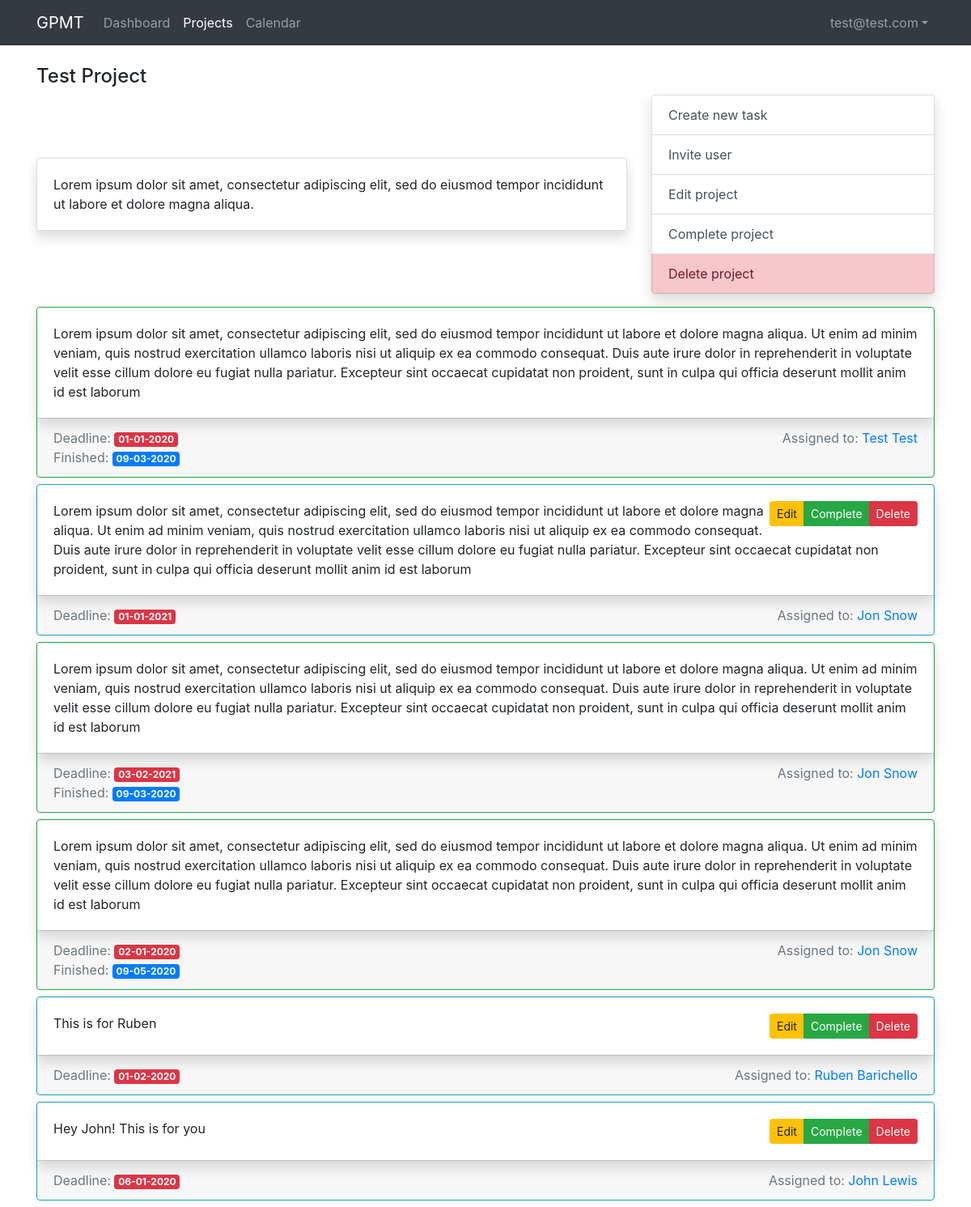
/project.php?id=3 (signed in), run on the app's committed database.
### tables this page shows
CREATE TABLE `users` (
  `id` int(11) NOT NULL AUTO_INCREMENT,
  `f_name` varchar(32) NOT NULL,
  `l_name` varchar(32) NOT NULL,
  `username` varchar(64) NOT NULL,
  `password` varchar(256) NOT NULL,
  `email` varchar(64) NOT NULL,
  `permissions` int(11) NOT NULL DEFAULT '0',
  PRIMARY KEY (`id`),
  UNIQUE KEY `email_UNIQUE` (`email`),
  UNIQUE KEY `username_UNIQUE` (`username`)
);

CREATE TABLE `projects` (
  `id` int(11) NOT NULL AUTO_INCREMENT,
  `title` varchar(64) NOT NULL,
  `description` text NOT NULL,
  `date_created` int(11) NOT NULL,
  `created_by` int(11) NOT NULL,
  `status` int(11) NOT NULL DEFAULT '0',
  PRIMARY KEY (`id`),
  KEY `created_by` (`created_by`),
  CONSTRAINT `projects_ibfk_1` FOREIGN KEY (`created_by`) REFERENCES `users` (`id`)
);

CREATE TABLE `tasks` (
  `id` int(11) NOT NULL AUTO_INCREMENT,
  `project_id` int(11) NOT NULL,
  `user_id` int(11) NOT NULL,
  `description` text NOT NULL,
  `deadline_date` int(11) NOT NULL,
  `complete_date` int(11) NOT NULL DEFAULT '0',
  `status` int(11) NOT NULL,
  PRIMARY KEY (`id`),
  KEY `project_id` (`project_id`),
  KEY `user_id` (`user_id`),
  CONSTRAINT `tasks_ibfk_1` FOREIGN KEY (`user_id`) REFERENCES `users` (`id`),
  CONSTRAINT `tasks_ibfk_2` FOREIGN KEY (`project_id`) REFERENCES `projects` (`id`)
);

### data/database.php (called while the page is built, shortened)
<?php
class DB
{
    private $link = null;
    public function __construct()
    {
        try {
            $this->link = new mysqli(DB_HOST, DB_USER, DB_PASS, DB_NAME);
            $this->link->set_charset("utf8");
        } catch (Exception $e) {
            die('Unable to connect to database');
        }
    }
    public function get_results($query, $object = false)
    {
        $results = $this->link->query($query);
        if ($this->link->error) {
            $this->log_db_errors($this->link->error, $query);
            return false;
        } else {
            $row = array();
            while ($r = (!$object) ? $results->fetch_assoc() : $results->fetch_object()) {
                $row[] = $r;
            }
            return $row;
        }
    }
    public function get_record($query)
    {
        $results = $this->get_results ($query, false);
        return $results != null ? $results[0] : null;
    }
}

### modules/user.php (called while the page is built, shortened)
<?php
require_once ( './data/database.php' );
function get_all_users(){
    $database = new DB();
    return $database->get_results( "SELECT id, f_name, l_name, username, email FROM users ORDER BY f_name ASC" );
}

### modules/projects.php (called while the page is built, shortened)
<?php
require_once './data/database.php';
require_once 'user.php';
function get_project($project_id){
    $database = new DB();
    return $database->get_record ('SELECT * FROM projects WHERE id = ' . $project_id);
}

### modules/tasks.php (called while the page is built, shortened)
<?php
require_once './data/database.php';
function get_tasks_by_project($project_id){
    $database = new DB();
    return $database->get_results ( "SELECT t.*, p.title project_title, p.description project_description, p.date_created project_created, p.status project_status, u.f_name, u.l_name, u.username
                                            FROM tasks t
                                                INNER JOIN projects p ON p.id = t.project_id
                                                INNER JOIN users u ON u.id = t.user_id
                                        	WHERE t.project_id =" . $project_id);
}

### project.php (the view, shortened to what this page needs)
<?php
require_once 'modules/projects.php';
require_once 'modules/tasks.php';
require_once 'modules/user.php';
$user = $_SESSION[ "user" ];
$users = get_all_users ();
$project = null;
$tasks = null;
if (isset( $_GET[ 'id' ] )) {
    $project_id = $_GET[ 'id' ];
    $project = get_project ( $project_id );
    $project = get_project ( $project_id );
    $tasks = get_tasks_by_project ( $project_id );
}
?>
<!doctype html>
<html lang="en">
<head>
    <link rel="stylesheet" href="https://stackpath.bootstrapcdn.com/bootstrap/4.4.1/css/bootstrap.min.css"
>
</head>
<body>
<nav class="navbar navbar-expand-md navbar-dark bg-dark fixed-top">
    <div class="container">
        <a class="navbar-brand" href="index.php">GPMT</a>
        <div class="collapse navbar-collapse" id="navbarsExampleDefault">
            <ul class="navbar-nav mr-auto">
                <li class="nav-item">
                    <a class="nav-link" href="index.php">Dashboard</a>
                </li>
                <li class="nav-item active">
                    <a class="nav-link" href="projects.php">Projects</a>
                </li>
                <li class="nav-item">
                    <a class="nav-link" href="calendar.php">Calendar</a>
                </li>
            </ul>
            <ul class="navbar-nav ml-auto">
                <li class="nav-item dropdown">
                    <a class="nav-link dropdown-toggle" href="#" data-toggle="dropdown" aria-haspopup="true"
                       aria-expanded="false"><?php echo $user[ 'email' ]; ?></a>
                </li>
            </ul>
        </div>
    </div>
</nav>
<main class="container">
    <div class="row">
        <div class="col-12">
            <h4 class="mb"><?php echo $project != null ? $project[ 'title' ] : ''; ?></h4>
        </div>
        <div class="col-md-8 align-self-center">
            <div class="card shadow">
                <div class="card-body">
                    <?php echo $project != null ? $project[ 'description' ] : ''; ?>
                </div>
            </div>
        </div>
        <div class="col-md-4 align-self-center" <?php echo $project != null ? '' : 'style="display:none;"' ?>>
            <div class="list-group shadow">
                <a href="#" class="list-group-item list-group-item-action" data-toggle="modal"
                   data-target="#create_task">Create new task</a>
                <a href="#" class="list-group-item list-group-item-action" data-toggle="modal"
                   data-target="#invite_user">Invite user</a>
                <a href="#" class="list-group-item list-group-item-action" data-toggle="modal"
                   data-target="#edit_project">Edit project</a>
                <?php
                    echo $project['status'] == 0 ? '<a href="project.php?id=' . $project_id . '&action=completeproject"
                   class="list-group-item list-group-item-action">Complete project</a>' : ''
                ?>
                <a href="project.php?id=<?php echo $project_id . '&action=deleteproject'; ?>"
                   class="list-group-item list-group-item-action list-group-item-danger">Delete project</a>
            </div>
        </div>
        <div class="col-12 mt-3" id="tasks">
            <?php
            foreach ($tasks as $task) {
                $badge = $task[ 'status' ] == 1 ? 'success' : 'info';
                echo '<div class="card border-' . $badge . ' mb-2">
                        <div class="card-body shadow">' .
                    ( $task[ 'status' ] == 0 ? '<div class="btn-group float-right">
                                <a href="#" data-toggle="modal" data-target="#edit_task_' . $task['id'] . '" class="btn btn-sm btn-warning float-right">Edit</a>
                                <a href="projects.php?id=' . $project_id . '&completetask=' . $task[ 'id' ] . '" class="btn btn-sm btn-success float-right">Complete</a>
                                <a href="projects.php?id=' . $project_id . '&deletetask=' . $task[ 'id' ] . '" class="btn btn-sm btn-danger float-right">Delete</a>
                         </div>' : '' )
                    . '<p class="m-0">' . $task[ 'description' ] . '</p>
                        </div>
                        <div class="card-footer text-muted">
                            <p class="m-0">Deadline: <span class="badge badge-danger">' . date ( "d-m-Y", $task[ 'deadline_date' ] ) . '</span> <span class="float-right">Assigned to: <a href="#">' . $task[ 'f_name' ] . ' ' . $task[ 'l_name' ] . '</a></span></p>
                            ' . ( $task[ 'status' ] == 1 ? '<p class="m-0">Finished: <span class="badge badge-primary">' . date ( "d-m-Y", $task[ 'complete_date' ] ) . '</span></p>' : '' ) .
                    '</div>
                    </div>';
            }
            ?>
        </div>
    </div>
</main>
</body>
</html>

### project.php (style rules this page uses)
main { padding-top: 80px; }

### data on the page
users: email "test@test.com"
projects: title "Test Project", description "Lorem ipsum dolor sit amet, consectetur adipiscing elit, sed do eiusmod tempor incididunt ut labore et dolore magna aliqua."
tasks: description "Lorem ipsum dolor sit amet, consectetur adipiscing elit, sed do eiusmod tempor incididunt ut labore et dolore magna aliqua. Ut enim ad minim veniam, quis nostrud exercitation ullamco laboris nisi ut aliquip ex ea commodo consequat. Duis aute irure dolor in reprehenderit in voluptate velit esse cillum dolore eu fugiat nulla pariatur. Excepteur sint occaecat cupidatat non proident, sunt in culpa qui officia deserunt mollit anim id est laborum", deadline_date "01-01-2020", user.f_name "Test", user.l_name "Test", complete_date "09-03-2020"
tasks: description "Lorem ipsum dolor sit amet, consectetur adipiscing elit, sed do eiusmod tempor incididunt ut labore et dolore magna aliqua. Ut enim ad minim veniam, quis nostrud exercitation ullamco laboris nisi ut aliquip ex ea commodo consequat. Duis aute irure dolor in reprehenderit in voluptate velit esse cillum dolore eu fugiat nulla pariatur. Excepteur sint occaecat cupidatat non proident, sunt in culpa qui officia deserunt mollit anim id est laborum", deadline_date "01-01-2021", user.f_name "Jon", user.l_name "Snow"
tasks: description "Lorem ipsum dolor sit amet, consectetur adipiscing elit, sed do eiusmod tempor incididunt ut labore et dolore magna aliqua. Ut enim ad minim veniam, quis nostrud exercitation ullamco laboris nisi ut aliquip ex ea commodo consequat. Duis aute irure dolor in reprehenderit in voluptate velit esse cillum dolore eu fugiat nulla pariatur. Excepteur sint occaecat cupidatat non proident, sunt in culpa qui officia deserunt mollit anim id est laborum", deadline_date "03-02-2021", user.f_name "Jon", user.l_name "Snow", complete_date "09-03-2020"
tasks: description "Lorem ipsum dolor sit amet, consectetur adipiscing elit, sed do eiusmod tempor incididunt ut labore et dolore magna aliqua. Ut enim ad minim veniam, quis nostrud exercitation ullamco laboris nisi ut aliquip ex ea commodo consequat. Duis aute irure dolor in reprehenderit in voluptate velit esse cillum dolore eu fugiat nulla pariatur. Excepteur sint occaecat cupidatat non proident, sunt in culpa qui officia deserunt mollit anim id est laborum", deadline_date "02-01-2020", user.f_name "Jon", user.l_name "Snow", complete_date "09-05-2020"
tasks: description "This is for Ruben", deadline_date "01-02-2020", user.f_name "Ruben", user.l_name "Barichello"
tasks: description "Hey John! This is for you", deadline_date "06-01-2020", user.f_name "John", user.l_name "Lewis"
